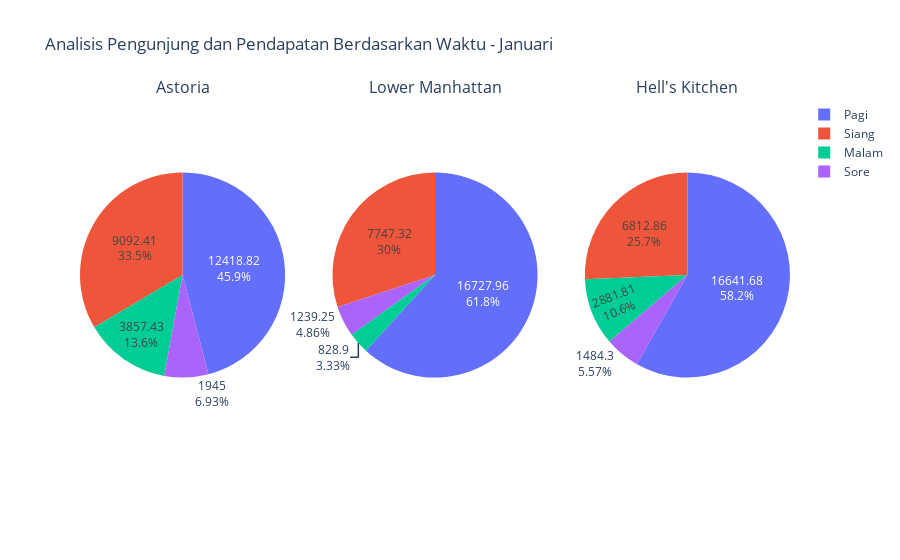

The cell this chart's notebook holds for it:
### Code cell
from plotly.subplots import make_subplots
import plotly.graph_objects as go

# Filter data untuk bulan Januari dan wilayah tertentu
january_data = pd.DataFrame(data[(data['transaction_date'].dt.month == 1) & 
                    (data['store_location'].isin(['Astoria', 'Lower Manhattan', "Hell's Kitchen"]))])

# Sisipkan baris ini di sini
bins = [6, 12, 17, 18, 24]
labels = ['Pagi', 'Siang', 'Sore', 'Malam']
january_data.loc[:, 'time_category'] = pd.cut(january_data['transaction_time'].dt.hour, bins=bins, labels=labels, right=False)

# Melakukan pengelompokan data
visitor_data = january_data.groupby(['store_location', 'time_category'], observed=False).agg({'total_price': 'sum', 'transaction_id': 'count'}).reset_index()
visitor_data.columns = ['store_location', 'time_category', 'total_price', 'visitor_count']

# Membuat subplot
fig = make_subplots(rows=1, cols=3, subplot_titles=['Astoria', 'Lower Manhattan', "Hell's Kitchen"], specs=[[{'type':'pie'}, {'type':'pie'}, {'type':'pie'}]])

# Loop untuk menambahkan pie chart pada setiap subplot
for i, location in enumerate(['Astoria', 'Lower Manhattan', "Hell's Kitchen"], start=1):
    location_data = visitor_data[visitor_data['store_location'] == location]
    fig.add_trace(go.Pie(labels=location_data['time_category'], values=location_data['visitor_count'],
                         hovertemplate='<b>Waktu</b>: %{label}<br><b>Pengunjung</b>: %{value}<br><b>Pendapatan</b>: %{text}',
                         text=location_data['total_price'], name=location),
                  row=1, col=i)

# Update layout
fig.update_layout(title='Analisis Pengunjung dan Pendapatan Berdasarkan Waktu - Januari',
                  showlegend=True)
fig.show()

### Figure 1 — Plotly figure (JSON) as saved in the notebook; plotly's stock layout.template omitted (floating-point values rounded to 4 significant figures)
{"data": [{"domain": {"x": [0, 0.2889], "y": [0, 1]}, "hovertemplate": "<b>Waktu</b>: %{label}<br><b>Pengunjung</b>: %{value}<br><b>Pendapatan</b>: %{text}", "labels": ["Pagi", "Siang", "Sore", "Malam"], "name": "Astoria", "text": [12420.0, 9092.0, 1945, 3857.0], "type": "pie", "values": [2716, 1981, 410, 806]}, {"domain": {"x": [0.3556, 0.6444], "y": [0, 1]}, "hovertemplate": "<b>Waktu</b>: %{label}<br><b>Pengunjung</b>: %{value}<br><b>Pendapatan</b>: %{text}", "labels": ["Pagi", "Siang", "Sore", "Malam"], "name": "Lower Manhattan", "text": [16730.0, 7747.0, 1239.0, 828.9], "type": "pie", "values": [3418, 1662, 269, 184]}, {"domain": {"x": [0.7111, 1], "y": [0, 1]}, "hovertemplate": "<b>Waktu</b>: %{label}<br><b>Pengunjung</b>: %{value}<br><b>Pendapatan</b>: %{text}", "labels": ["Pagi", "Siang", "Sore", "Malam"], "name": "Hell's Kitchen", "text": [16640.0, 6813.0, 1484.0, 2882.0], "type": "pie", "values": [3415, 1506, 327, 620]}], "layout": {"annotations": [{"font": {"size": 16}, "showarrow": false, "text": "Astoria", "x": 0.1444, "xanchor": "center", "xref": "paper", "y": 1, "yanchor": "bottom", "yref": "paper"}, {"font": {"size": 16}, "showarrow": false, "text": "Lower Manhattan", "x": 0.5, "xanchor": "center", "xref": "paper", "y": 1, "yanchor": "bottom", "yref": "paper"}, {"font": {"size": 16}, "showarrow": false, "text": "Hell's Kitchen", "x": 0.8556, "xanchor": "center", "xref": "paper", "y": 1, "yanchor": "bottom", "yref": "paper"}], "showlegend": true, "title": {"text": "Analisis Pengunjung dan Pendapatan Berdasarkan Waktu - Januari"}}}
